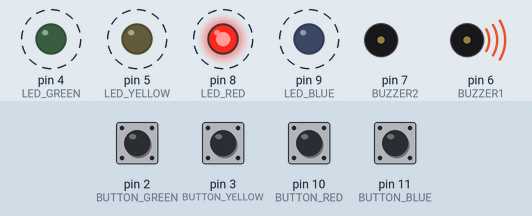
A sketch run on a simulated Arduino Uno, built with avr-gcc and run on an emulated ATmega328P. Parts: output pins drawn as LEDs (lit = HIGH), buzzer (waves = sounding, pin HIGH). Dashed ring = blinking. The inputs (shaded band) are chosen by the test bench; at power-on: pin 2 (BUTTON_GREEN), pin 3 (BUTTON_YELLOW), pin 10 (BUTTON_RED), pin 11 (BUTTON_BLUE) HIGH. Random numbers use the default seed unless the sketch sets one.

Above: at 1.97 s.
2.0 s: pin 2 (BUTTON_GREEN) pulled LOW for 0.15 s
At 2.6 s:
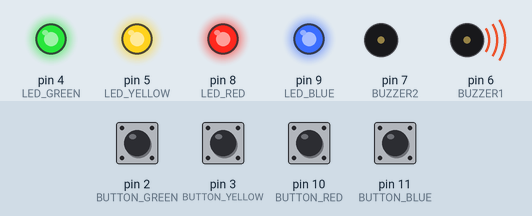
At 4.5 s:
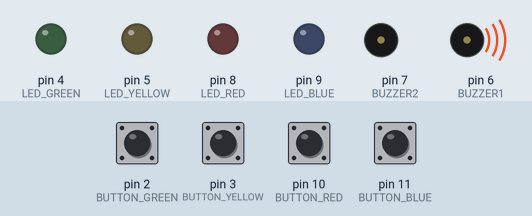
4.9 s: pin 3 (BUTTON_YELLOW) pulled LOW for 0.15 s
7.0 s: pin 10 (BUTTON_RED) pulled LOW for 0.15 s
At 8.42 s:
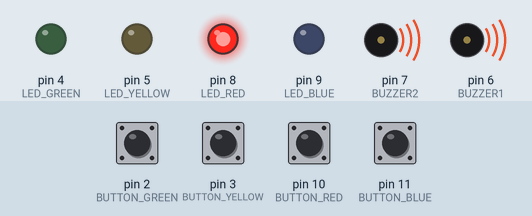
9.5 s: pin 11 (BUTTON_BLUE) pulled LOW for 1 s
12.0 s: pin 11 (BUTTON_BLUE) pulled LOW for 0.15 s
At 13.37 s:
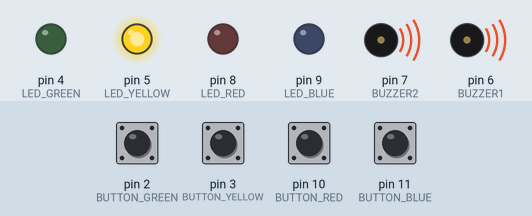
14.5 s: pin 3 (BUTTON_YELLOW) pulled LOW for 1 s
Timing chart, 0 to 18.0 s (numbered marks = the images above; inputs shaded):
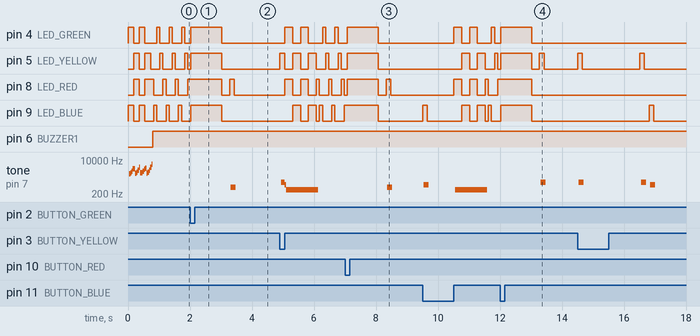

Measured:
- after the input at 2.0 s, tone on pin 7 (BUZZER2): silent → 437 Hz after 1.3 s, → silent 0.16 s later
- after the input at 7.0 s, tone on pin 7 (BUZZER2): silent → 437 Hz after 1.4 s, → silent 0.16 s later
- after the input at 12.0 s, tone on pin 7 (BUZZER2): silent → 774 Hz after 1.3 s, → silent 0.16 s later
- by itself, pin 5 (LED_YELLOW): alternates HIGH for 0.15 s and LOW for 1.9 s
- by itself, tone on pin 7 (BUZZER2): plays 2051 Hz for 0.04 s, 2331 Hz for 0.04 s, 2770 Hz for 0.04 s, 3627 Hz for 0.04 s, 3642 Hz for 0.04 s, 2167 Hz for 0.04 s … (19 notes in this stretch)

The sketch:

code_simon.ino
```cpp
/*
 SparkFun Inventor's Kit
 Example sketch 16
 Spark Fun Electronics
 Oct. 7, 2014

 Simon Says is a memory game. Start the game by pressing one of the four buttons. When a button lights up,
 press the button, repeating the sequence. The sequence will get longer and longer. The game is won after
 13 rounds.

 Generates random sequence, plays music, and displays button lights.

 Simon tones from Wikipedia
 - A (red, upper left) - 440Hz - 2.272ms - 1.136ms pulse
 - a (green, upper right, an octave higher than A) - 880Hz - 1.136ms,
 0.568ms pulse
 - D (blue, lower left, a perfect fourth higher than the upper left)
 587.33Hz - 1.702ms - 0.851ms pulse
 - G (yellow, lower right, a perfect fourth higher than the lower left) -
 784Hz - 1.276ms - 0.638ms pulse

 Simon Says game originally written in C for the PIC16F88.
 Ported for the ATmega168, then ATmega328, then Arduino 1.0.
 Fixes and cleanup by Joshua Neal <joshua[at]trochotron.com>

 This sketch was written by SparkFun Electronics,
 with lots of help from the Arduino community.
 This code is completely free for any use.
 Visit http://www.arduino.cc to learn about the Arduino.

 Modified by Yunzhen Zhang 25/06/2016
 */

/*************************************************
* Public Constants
*************************************************/

#define CHOICE_OFF      0 //Used to control LEDs
#define CHOICE_NONE     0 //Used to check buttons

// colour choices using bit-shifting
#define CHOICE_RED  (1 << 0)
#define CHOICE_GREEN    (1 << 1)
#define CHOICE_BLUE (1 << 2)
#define CHOICE_YELLOW   (1 << 3)

//LED constants
#define LED_RED     8
#define LED_GREEN   4
#define LED_BLUE    9
#define LED_YELLOW  5

// Button pin definitions
#define BUTTON_RED    10
#define BUTTON_GREEN  2
#define BUTTON_BLUE   11
#define BUTTON_YELLOW 3

// Buzzer pin definitions
#define BUZZER1  6
#define BUZZER2  7

// Define game parameters
#define ROUNDS_TO_WIN      13 //Number of rounds to succesfully remember before you win. 13 is do-able.
#define ENTRY_TIME_LIMIT   3000 //Amount of time to press a button before game times out. 3000ms = 3 sec

#define MODE_MEMORY  0
#define MODE_BATTLE  1

// Game state variables
byte gameMode = MODE_MEMORY; //By default, let's play the memory game
byte gameBoard[32]; //Contains the combination of buttons as we advance
byte gameRound = 0; //Counts the number of succesful rounds the player has made it through

void setup()
{
  //Setup hardware inputs/outputs. These pins are defined in the hardware_versions header file

  //Enable pull ups on inputs
  pinMode(BUTTON_RED, INPUT_PULLUP);
  pinMode(BUTTON_GREEN, INPUT_PULLUP);
  pinMode(BUTTON_BLUE, INPUT_PULLUP);
  pinMode(BUTTON_YELLOW, INPUT_PULLUP);

  pinMode(LED_RED, OUTPUT);
  pinMode(LED_GREEN, OUTPUT);
  pinMode(LED_BLUE, OUTPUT);
  pinMode(LED_YELLOW, OUTPUT);

  pinMode(BUZZER1, OUTPUT);
  pinMode(BUZZER2, OUTPUT);

  //Mode checking
  gameMode = MODE_MEMORY; // By default, we're going to play the memory game

  // Check to see if upper right button is pressed
  if (checkButton() == CHOICE_GREEN)
  {
    gameMode = MODE_BATTLE; //Put game into battle mode

    //Turn on the upper right (green) LED
    setLEDs(CHOICE_GREEN);
    toner(CHOICE_GREEN, 150);

    setLEDs(CHOICE_RED | CHOICE_BLUE | CHOICE_YELLOW); // Turn on the other LEDs until you release button

    while(checkButton() != CHOICE_NONE) ; // Wait for user to stop pressing button

    //Now do nothing. Battle mode will be serviced in the main routine
  }

  play_winner(); // After setup is complete, say hello to the world
}

void loop()
{
  attractMode(); // Blink lights while waiting for user to press a button

  // Indicate the start of game play
  setLEDs(CHOICE_RED | CHOICE_GREEN | CHOICE_BLUE | CHOICE_YELLOW); // Turn all LEDs on
  delay(1000);
  setLEDs(CHOICE_OFF); // Turn off LEDs
  delay(250);

  if (gameMode == MODE_MEMORY)
  {
    // Play memory game and handle result
    if (play_memory() == true)
      play_winner(); // Player won, play winner tones
    else
      play_loser(); // Player lost, play loser tones
  }

  if (gameMode == MODE_BATTLE)
  {
    play_battle(); // Play game until someone loses

    play_loser(); // Player lost, play loser tones
  }
}

//-=-=-=-=-=-=-=-=-=-=-=-=-=-=-=-=-=-=-=-=-=-=-=-=-=-=-=-=-=-=
//The following functions are related to game play only

// Play the regular memory game
// Returns 0 if player loses, or 1 if player wins
boolean play_memory(void)
{
  randomSeed(millis()); // Seed the random generator with random amount of millis()

  gameRound = 0; // Reset the game to the beginning

  while (gameRound < ROUNDS_TO_WIN)
  {
    add_to_moves(); // Add a button to the current moves, then play them back

    playMoves(); // Play back the current game board

    // Then require the player to repeat the sequence.
    for (byte currentMove = 0 ; currentMove < gameRound ; currentMove++)
    {
      byte choice = wait_for_button(); // See what button the user presses

      if (choice == 0) return false; // If wait timed out, player loses

      if (choice != gameBoard[currentMove]) return false; // If the choice is incorect, player loses
    }

    delay(1000); // Player was correct, delay before playing moves
  }

  return true; // Player made it through all the rounds to win!
}

// Play the special 2 player battle mode
// A player begins by pressing a button then handing it to the other player
// That player repeats the button and adds one, then passes back.
// This function returns when someone loses
boolean play_battle(void)
{
  gameRound = 0; // Reset the game frame back to one frame

  while (1) // Loop until someone fails
  {
    byte newButton = wait_for_button(); // Wait for user to input next move
    gameBoard[gameRound++] = newButton; // Add this new button to the game array

    // Then require the player to repeat the sequence.
    for (byte currentMove = 0 ; currentMove < gameRound ; currentMove++)
    {
      byte choice = wait_for_button();

      if (choice == 0) return false; // If wait timed out, player loses.

      if (choice != gameBoard[currentMove]) return false; // If the choice is incorect, player loses.
    }

    delay(100); // Give the user an extra 100ms to hand the game to the other player
  }

  return true; // We should never get here
}

// Plays the current contents of the game moves
void playMoves(void)
{
  for (byte currentMove = 0 ; currentMove < gameRound ; currentMove++)
  {
    toner(gameBoard[currentMove], 150);

    // Wait some amount of time between button playback
    // Shorten this to make game harder
    delay(150); // 150 works well. 75 gets fast.
  }
}

// Adds a new random button to the game sequence, by sampling the timer
void add_to_moves(void)
{
  byte newButton = random(0, 4); //min (included), max (exluded)

  // We have to convert this number, 0 to 3, to CHOICEs
  if(newButton == 0) newButton = CHOICE_RED;
  else if(newButton == 1) newButton = CHOICE_GREEN;
  else if(newButton == 2) newButton = CHOICE_BLUE;
  else if(newButton == 3) newButton = CHOICE_YELLOW;

  gameBoard[gameRound++] = newButton; // Add this new button to the game array
}

//-=-=-=-=-=-=-=-=-=-=-=-=-=-=-=-=-=-=-=-=-=-=-=-=-=-=-=-=-=-=
//The following functions control the hardware

// Lights a given LEDs
// Pass in a byte that is made up from CHOICE_RED, CHOICE_YELLOW, etc
void setLEDs(byte leds)
{
  if ((leds & CHOICE_RED) != 0)
    digitalWrite(LED_RED, HIGH);
  else
    digitalWrite(LED_RED, LOW);

  if ((leds & CHOICE_GREEN) != 0)
    digitalWrite(LED_GREEN, HIGH);
  else
    digitalWrite(LED_GREEN, LOW);

  if ((leds & CHOICE_BLUE) != 0)
    digitalWrite(LED_BLUE, HIGH);
  else
    digitalWrite(LED_BLUE, LOW);

  if ((leds & CHOICE_YELLOW) != 0)
    digitalWrite(LED_YELLOW, HIGH);
  else
    digitalWrite(LED_YELLOW, LOW);
}

// Wait for a button to be pressed.
// Returns one of LED colors (LED_RED, etc.) if successful, 0 if timed out
byte wait_for_button(void)
{
  long startTime = millis(); // Remember the time we started the this loop

  while ( (millis() - startTime) < ENTRY_TIME_LIMIT) // Loop until too much time has passed
  {
    byte button = checkButton();

    if (button != CHOICE_NONE)
    {
      toner(button, 150); // Play the button the user just pressed

      while(checkButton() != CHOICE_NONE) ;  // Now let's wait for user to release button

      delay(10); // This helps with debouncing and accidental double taps

      return button;
    }

  }

  return CHOICE_NONE; // If we get here, we've timed out!
}

// Returns a '1' bit in the position corresponding to CHOICE_RED, CHOICE_GREEN, etc.
byte checkButton(void)
{
  if (digitalRead(BUTTON_RED) == 0) return(CHOICE_RED);
  else if (digitalRead(BUTTON_GREEN) == 0) return(CHOICE_GREEN);
  else if (digitalRead(BUTTON_BLUE) == 0) return(CHOICE_BLUE);
  else if (digitalRead(BUTTON_YELLOW) == 0) return(CHOICE_YELLOW);

  return(CHOICE_NONE); // If no button is pressed, return none
}

// Light an LED and play tone
// Red, upper left:     440Hz - 2.272ms - 1.136ms pulse
// Green, upper right:  880Hz - 1.136ms - 0.568ms pulse
// Blue, lower left:    587.33Hz - 1.702ms - 0.851ms pulse
// Yellow, lower right: 784Hz - 1.276ms - 0.638ms pulse
void toner(byte which, int buzz_length_ms)
{
  setLEDs(which); //Turn on a given LED

  //Play the sound associated with the given LED
  switch(which)
  {
  case CHOICE_RED:
    buzz_sound(buzz_length_ms, 1136);
    break;
  case CHOICE_GREEN:
    buzz_sound(buzz_length_ms, 568);
    break;
  case CHOICE_BLUE:
    buzz_sound(buzz_length_ms, 851);
    break;
  case CHOICE_YELLOW:
    buzz_sound(buzz_length_ms, 638);
    break;
  }

  setLEDs(CHOICE_OFF); // Turn off all LEDs
}

// Toggle buzzer every buzz_delay_us, for a duration of buzz_length_ms.
void buzz_sound(int buzz_length_ms, int buzz_delay_us)
{
  // Convert total play time from milliseconds to microseconds
  long buzz_length_us = buzz_length_ms * (long)1000;

  // Loop until the remaining play time is less than a single buzz_delay_us
  while (buzz_length_us > (buzz_delay_us * 2))
  {
    buzz_length_us -= buzz_delay_us * 2; //Decrease the remaining play time

    // Toggle the buzzer at various speeds
    digitalWrite(BUZZER1, LOW);
    digitalWrite(BUZZER2, HIGH);
    delayMicroseconds(buzz_delay_us);

    digitalWrite(BUZZER1, HIGH);
    digitalWrite(BUZZER2, LOW);
    delayMicroseconds(buzz_delay_us);
  }
}

// Play the winner sound and lights
void play_winner(void)
{
  setLEDs(CHOICE_GREEN | CHOICE_BLUE);
  winner_sound();
  setLEDs(CHOICE_RED | CHOICE_YELLOW);
  winner_sound();
  setLEDs(CHOICE_GREEN | CHOICE_BLUE);
  winner_sound();
  setLEDs(CHOICE_RED | CHOICE_YELLOW);
  winner_sound();
}

// Play the winner sound
// This is just a unique (annoying) sound we came up with, there is no magic to it
void winner_sound(void)
{
  // Toggle the buzzer at various speeds
  for (byte x = 250 ; x > 70 ; x--)
  {
    for (byte y = 0 ; y < 3 ; y++)
    {
      digitalWrite(BUZZER2, HIGH);
      digitalWrite(BUZZER1, LOW);
      delayMicroseconds(x);

      digitalWrite(BUZZER2, LOW);
      digitalWrite(BUZZER1, HIGH);
      delayMicroseconds(x);
    }
  }
}

// Play the loser sound/lights
void play_loser(void)
{
  setLEDs(CHOICE_RED | CHOICE_GREEN);
  buzz_sound(255, 1500);

  setLEDs(CHOICE_BLUE | CHOICE_YELLOW);
  buzz_sound(255, 1500);

  setLEDs(CHOICE_RED | CHOICE_GREEN);
  buzz_sound(255, 1500);

  setLEDs(CHOICE_BLUE | CHOICE_YELLOW);
  buzz_sound(255, 1500);
}

// Show an "attract mode" display while waiting for user to press button.
void attractMode(void)
{
  while(1)
  {
    setLEDs(CHOICE_RED);
    delay(100);
    if (checkButton() != CHOICE_NONE) return;

    setLEDs(CHOICE_BLUE);
    delay(100);
    if (checkButton() != CHOICE_NONE) return;

    setLEDs(CHOICE_GREEN);
    delay(100);
    if (checkButton() != CHOICE_NONE) return;

    setLEDs(CHOICE_YELLOW);
    delay(100);
    if (checkButton() != CHOICE_NONE) return;
  }
}
```
